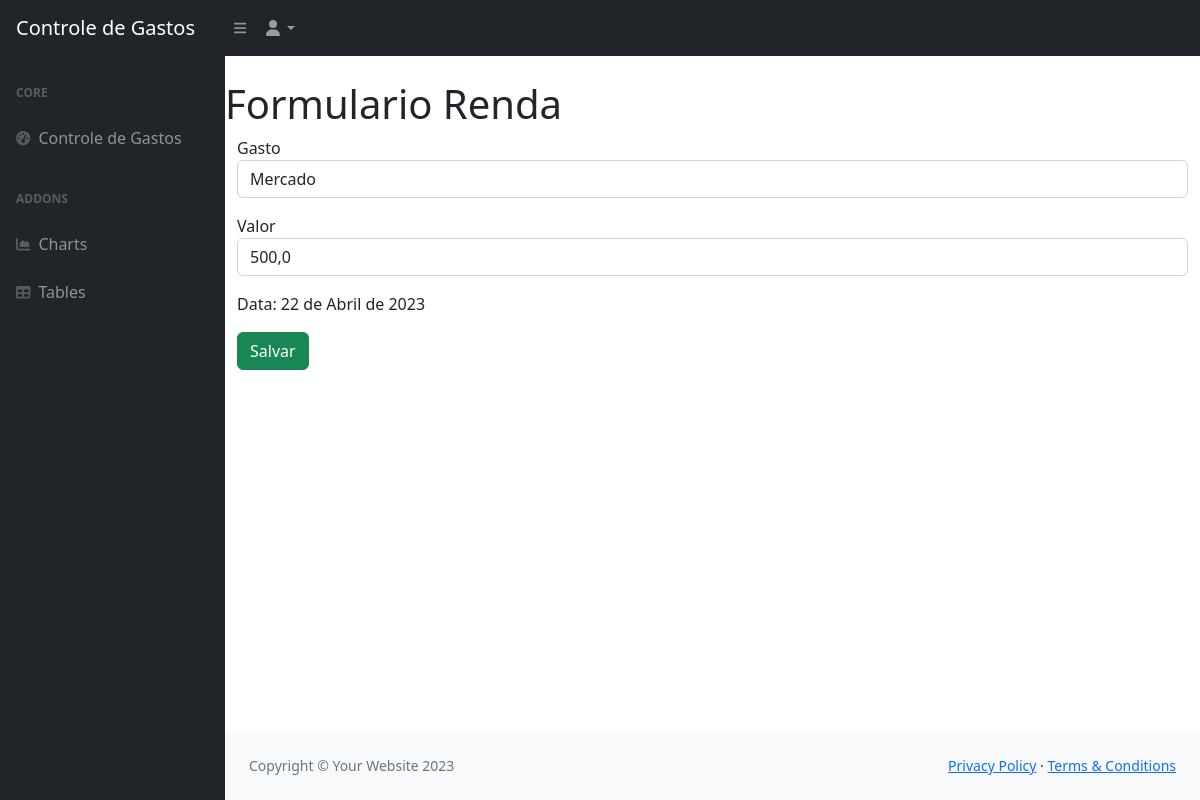
Screenshot of /ver_gasto/11 (signed in) with the database file from the repository.
### app_core/models.py (models this page shows, shortened)
class Gastos(models.Model):
    gasto = models.CharField(max_length=80)
    valor = models.FloatField()
    data = models.DateField(default=datetime.today())
    usuario = models.ForeignKey(Usuario, on_delete=models.CASCADE)
    class Meta:
        verbose_name = 'Gasto'
        verbose_name_plural = 'Gastos'

### app_core/views.py (the view)
# urls.py: path('ver_gasto/<int:id>', views.ver_gasto, name='ver_gasto'),
def ver_gasto(request, id):
    if request.session.get('usuario'):
        gasto = Gastos.objects.get(id=id)
        if request.session.get('usuario') == gasto.usuario.id:
            return render(request, 'forms/form_gasto.html', {'gasto': gasto})
        else:
            return HttpResponse('Esta não é uma renda sua')
    else:
        return redirect('/login/')

### app_core/templates/forms/form_gasto.html (shortened to what this page needs)
{% extends 'base.html' %}
{% block 'class_body' %}class="sb-nav-fixed"{% endblock 'class_body' %}
{% block 'conteudo' %}
        {% include 'menu.html' %}
        <div id="layoutSidenav">
            {% include 'lateral_menu.html' %}
            <div id="layoutSidenav_content">
                <h1 class="mt-4">Formulario Renda</h1>
                <div class="container">
                    <form action="{% url 'alterar_gasto' %}" method="POST">
                        <p>
                            <label>Gasto</label>
                            <input class="form-control" type="text" value="{{ gasto.gasto }}" name="gasto_nome">
                        </p>
                        <p>
                            <label>Valor</label>
                            <input class="form-control" type="text" value="{{ gasto.valor }}" name="gasto_valor">
                        </p>
                        <p>
                            <label>Data: {{ gasto.data }}</label>
                        </p>
                        <input type="submit" class="btn btn-success" value="Salvar">
                    </form>
                </div>
                {% include 'footer.html' %}
            </div>
        </div>
{% endblock 'conteudo' %}

### rows the page displays
Gastos: gasto_nome "Mercado", gasto_valor "500,0", data "22 de Abril de 2023"
